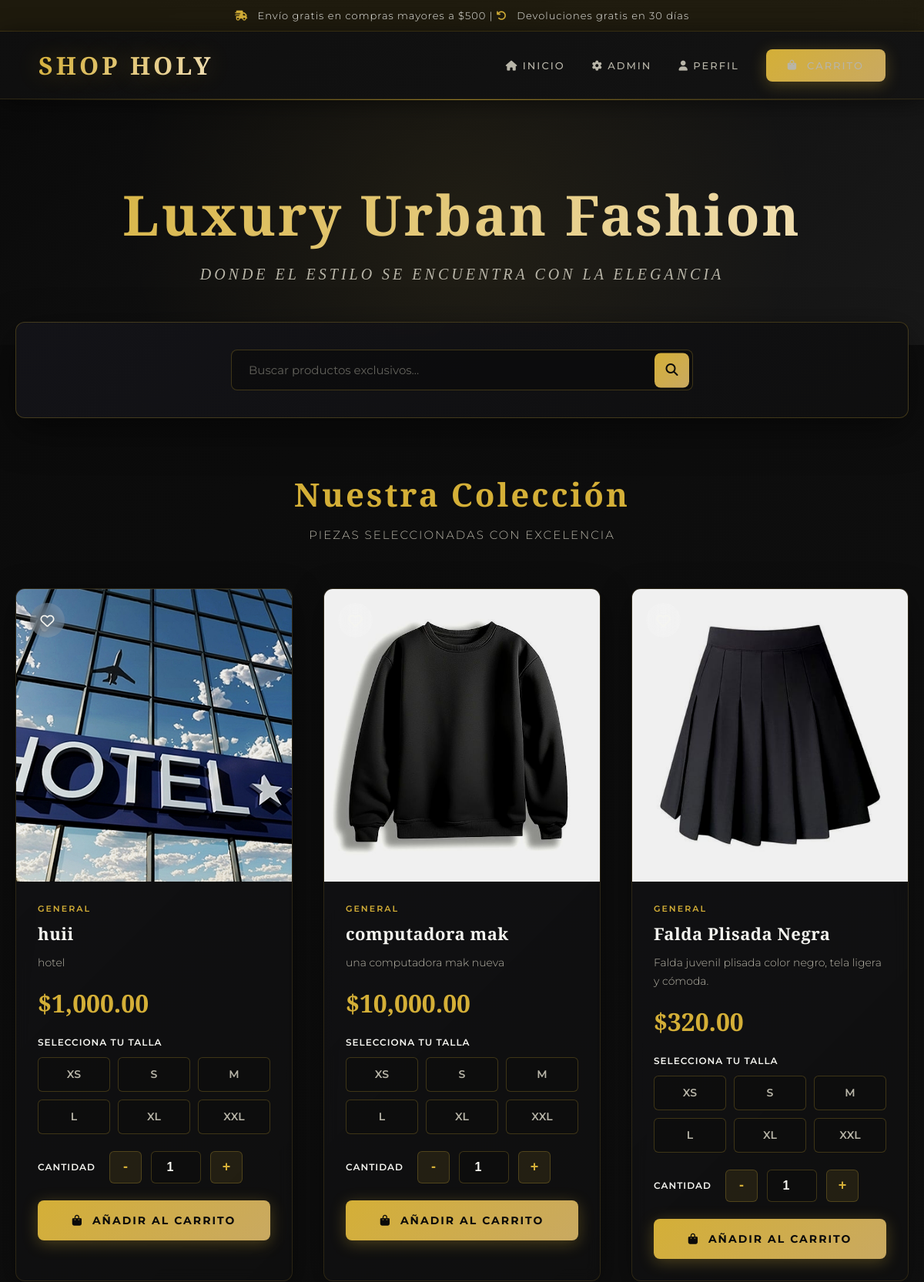
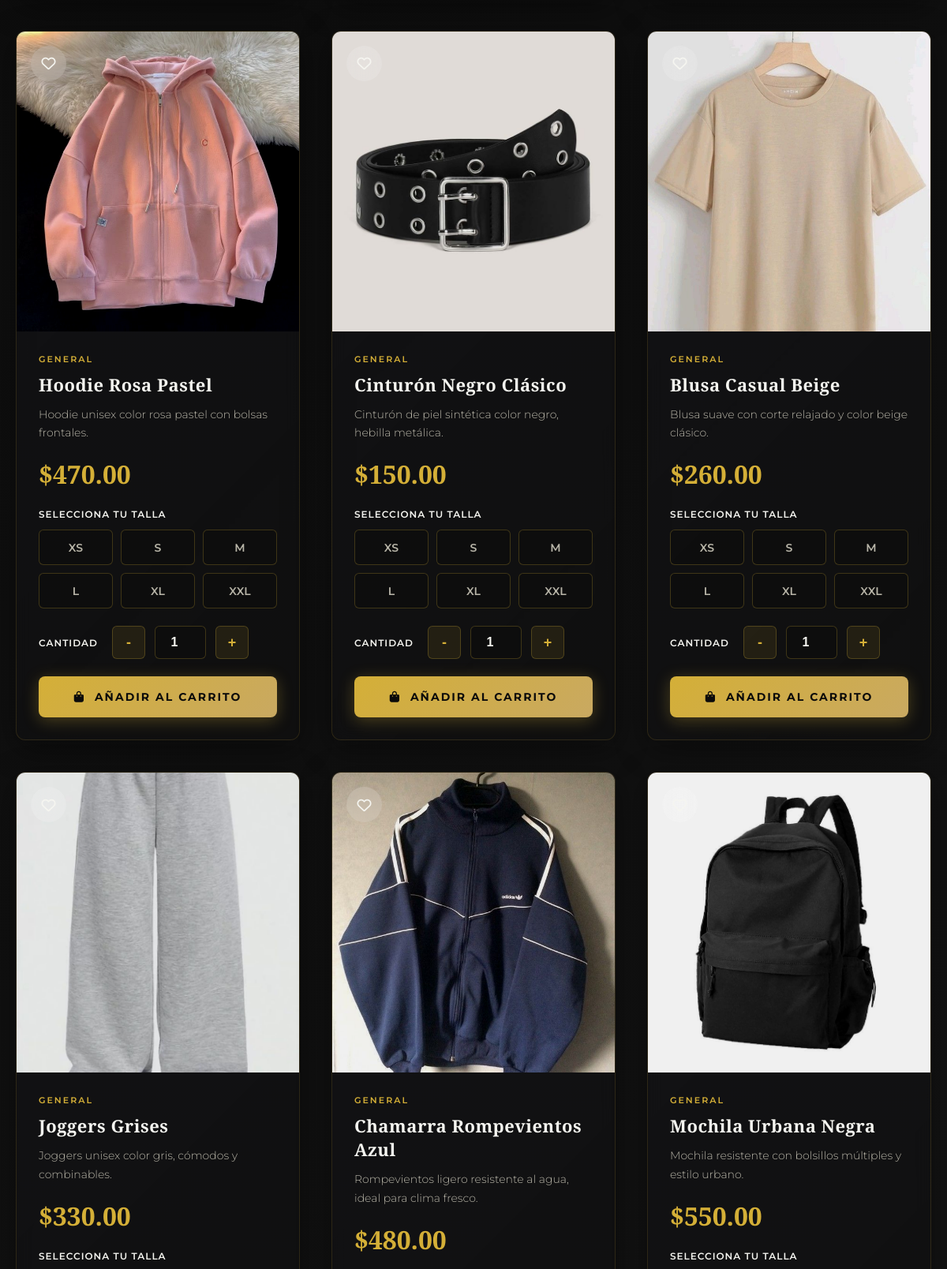
The page /Ropa/ropa.php (upper part) on the database its author committed (2 pictures, top to bottom).
### tables this page shows
CREATE TABLE `productos` (
  `id` int(11) NOT NULL,
  `categoria_id` int(11) DEFAULT NULL,
  `nombre` varchar(150) NOT NULL,
  `descripcion` text DEFAULT NULL,
  `precio` decimal(10,2) NOT NULL,
  `imagen` varchar(255) DEFAULT NULL,
  `disponible` tinyint(1) DEFAULT 1,
  `created_at` timestamp NOT NULL DEFAULT current_timestamp(),
  `updated_at` timestamp NOT NULL DEFAULT current_timestamp() ON UPDATE current_timestamp(),
  `stock` int(11) DEFAULT 0,
  `tallas` varchar(100) DEFAULT NULL,
  `categoria` varchar(100) DEFAULT NULL,
  `marca` varchar(100) DEFAULT NULL
);

### Ropa/ropa.php (the view, shortened to what this page needs)
<?php
$conexion = new mysqli("localhost", "root", "", "ropa");
$busqueda = $_GET['busqueda'] ?? '';
$sql = "SELECT p.*, c.nombre as categoria_nombre FROM productos p LEFT JOIN categorias c ON p.categoria_id = c.id WHERE p.disponible = 1";
$sql .= " ORDER BY p.id DESC";
$resultado = $conexion->query($sql);
?>
<!DOCTYPE html>
<html lang="es">
<head>
<link rel="stylesheet" href="https://cdnjs.cloudflare.com/ajax/libs/font-awesome/6.4.0/css/all.min.css">
</head>
<body>
<div class="top-bar">
    <i class="fas fa-shipping-fast"></i> Envío gratis en compras mayores a $500 | <i class="fas fa-undo"></i> Devoluciones gratis en 30 días
</div>
<nav class="navbar">
    <div class="logo">SHOP HOLY</div>
    <div class="nav-links">
        <a href="index.php"><i class="fas fa-home"></i> Inicio</a>
        <a href="login_admin.php"><i class="fas fa-cog"></i> Admin</a>
        <a href="perfil.php"><i class="fas fa-user"></i> Perfil</a>
        <a href="carrito.php" class="cart-btn">
            <i class="fas fa-shopping-bag"></i>
        </a>
    </div>
</nav>
<section class="hero">
    <h1>Luxury Urban Fashion</h1>
    <p>Donde el estilo se encuentra con la elegancia</p>
</section>
<section class="filters-section">
    <div class="filters-container">
        <div class="search-box">
            <form method="GET" action="">
                <input type="text" name="busqueda" placeholder="Buscar productos exclusivos..." value="<?php echo htmlspecialchars($busqueda); ?>">
                <button type="submit"><i class="fas fa-search"></i></button>
            </form>
        </div>
    </div>
</section>
<section class="products-section">
    <div class="section-header">
        <h2>Nuestra Colección</h2>
        <p>PIEZAS SELECCIONADAS CON EXCELENCIA</p>
    </div>
    <div class="products-grid">
        <?php if($resultado && $resultado->num_rows > 0): ?>
            <?php while($producto = $resultado->fetch_assoc()): ?>
                <div class="product-item">
                    <div class="product-image">
                        <img src="<?php echo htmlspecialchars($producto['imagen'] ?? 'images/placeholder.jpg'); ?>" alt="<?php echo htmlspecialchars($producto['nombre']); ?>">
                        <button class="favorite-btn" onclick="toggleFav(this)">
                            <i class="far fa-heart"></i>
                        </button>
                    </div>
                    <div class="product-info">
                        <div class="product-category"><?php echo htmlspecialchars($producto['categoria_nombre'] ?? 'General'); ?></div>
                        <h3 class="product-name"><?php echo htmlspecialchars($producto['nombre']); ?></h3>
                        <p class="product-description"><?php echo htmlspecialchars($producto['descripcion']); ?></p>
                        <div class="product-price">$<?php echo number_format($producto['precio'], 2); ?></div>
                        <form method="POST" action="" onsubmit="return validarFormulario(this)">
                            <div class="sizes-container">
                                <label class="sizes-label">Selecciona tu talla</label>
                                <div class="sizes-grid">
                                    <?php foreach(['XS', 'S', 'M', 'L', 'XL', 'XXL'] as $talla): ?>
                                        <label for="size_<?php echo $producto['id']; ?>_<?php echo $talla; ?>" class="size-label"><?php echo $talla; ?></label>
                                    <?php endforeach; ?>
                                </div>
                            </div>
                            <div class="quantity-selector">
                                <span class="quantity-label">Cantidad</span>
                                <div class="quantity-controls">
                                    <button type="button" class="qty-btn" onclick="changeQty(this, -1)">-</button>
                                    <input type="number" name="cantidad" value="1" min="1" max="99" class="qty-input" readonly>
                                    <button type="button" class="qty-btn" onclick="changeQty(this, 1)">+</button>
                                </div>
                            </div>
                            <button type="submit" name="agregar" class="add-to-cart-btn">
                                <i class="fas fa-shopping-bag"></i> Añadir al Carrito
                            </button>
                        </form>
                    </div>
                </div>
            <?php endwhile; ?>
        <?php endif; ?>
    </div>
</section>
</body>
</html>

### rows shown on the page
productos: imagen (picture), categoria_nombre "GENERAL", nombre "huii", descripcion "hotel", precio "1,000.00", talla "XS", talla "S", talla "M", talla "L", talla "XL", talla "XXL"
productos: imagen (picture), categoria_nombre "GENERAL", nombre "computadora mak", descripcion "una computadora mak nueva", precio "10,000.00", talla "XS", talla "S", talla "M", talla "L", talla "XL", talla "XXL"
productos: imagen (picture), categoria_nombre "GENERAL", nombre "Falda Plisada Negra", descripcion "Falda juvenil plisada color negro, tela ligera y cómoda.", precio "320.00", talla "XS", talla "S", talla "M", talla "L", talla "XL", talla "XXL"
productos: imagen (picture), categoria_nombre "GENERAL", nombre "Hoodie Rosa Pastel", descripcion "Hoodie unisex color rosa pastel con bolsas frontales.", precio "470.00", talla "XS", talla "S", talla "M", talla "L", talla "XL", talla "XXL"
productos: imagen (picture), categoria_nombre "GENERAL", nombre "Cinturón Negro Clásico", descripcion "Cinturón de piel sintética color negro, hebilla metálica.", precio "150.00", talla "XS", talla "S", talla "M", talla "L", talla "XL", talla "XXL"
productos: imagen (picture), categoria_nombre "GENERAL", nombre "Blusa Casual Beige", descripcion "Blusa suave con corte relajado y color beige clásico.", precio "260.00", talla "XS", talla "S", talla "M", talla "L", talla "XL", talla "XXL"
productos: imagen (picture), categoria_nombre "GENERAL", nombre "Joggers Grises", descripcion "Joggers unisex color gris, cómodos y combinables.", precio "330.00"
productos: imagen (picture), categoria_nombre "GENERAL", nombre "Chamarra Rompevientos Azul", descripcion "Rompevientos ligero resistente al agua, ideal para clima fresco.", precio "480.00"
productos: imagen (picture), categoria_nombre "GENERAL", nombre "Mochila Urbana Negra", descripcion "Mochila resistente con bolsillos múltiples y estilo urbano.", precio "550.00"
